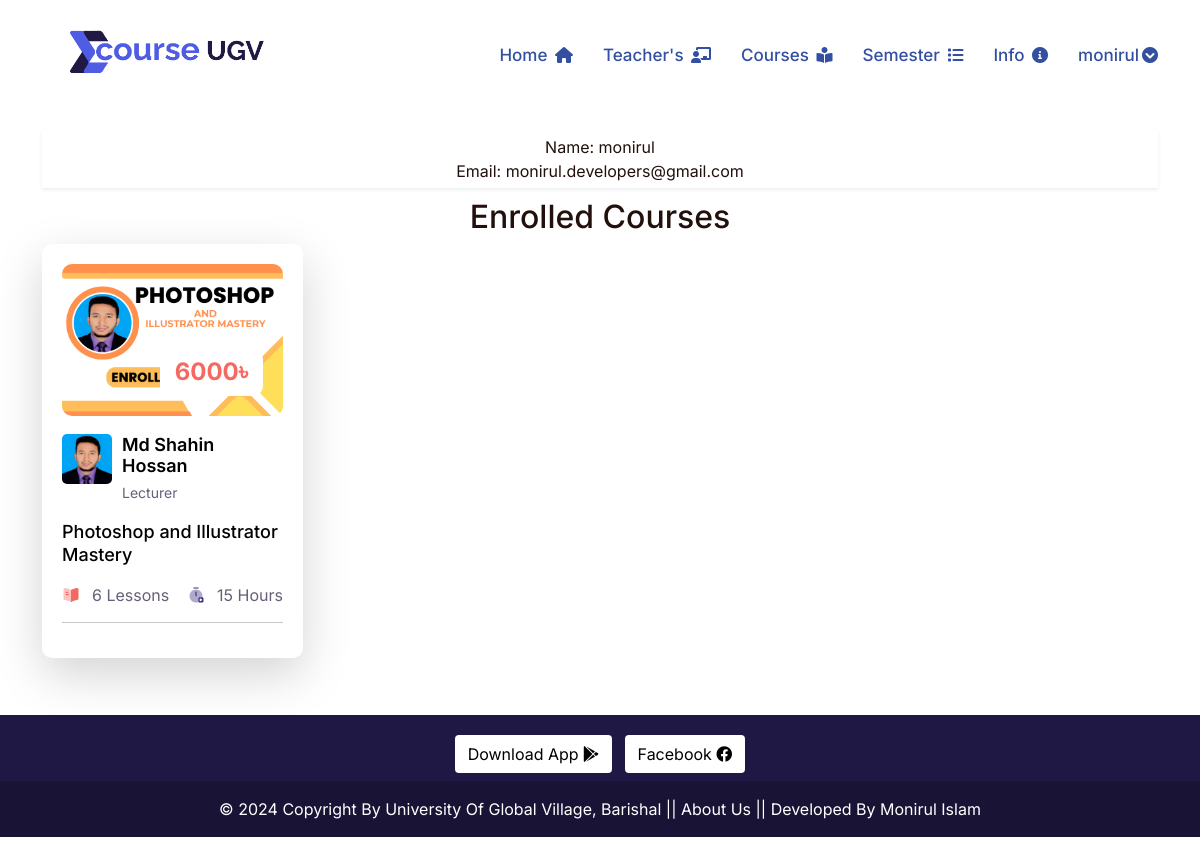
Before: /dashboard/ (signed in) with the older database file.
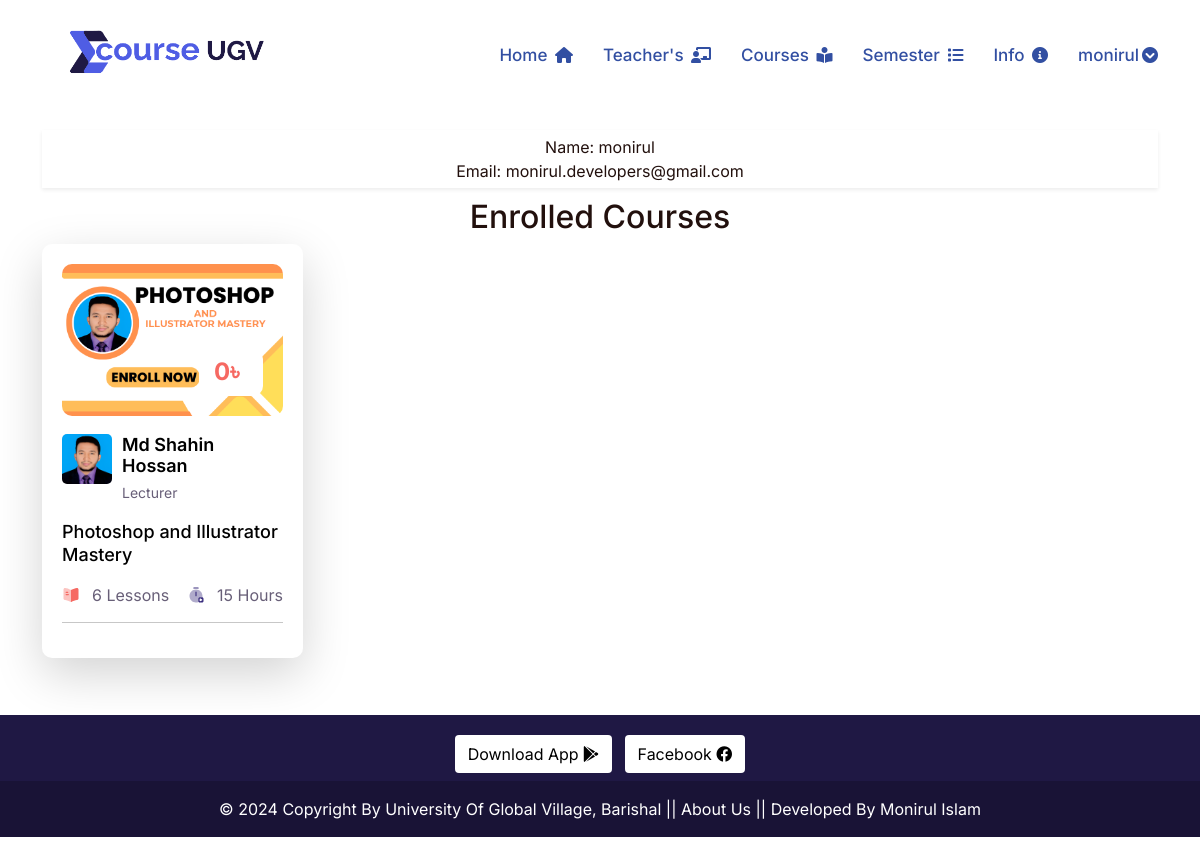
After: the same page with the newer database file.
### lms/models.py (models this page shows, shortened)
class Enrollment(models.Model):
    SEMESTER_CHOICES = [
        ('1', 'Semester 1'),
        ('2', 'Semester 2'),
        ('3', 'Semester 3'),
        ('4', 'Semester 4'),
        ('5', 'Semester 5'),
        ('6', 'Semester 6'),
        ('7', 'Semester 7'),
        ('8', 'Semester 8'),
    ]
    DEPARTMENT_CHOICES = [
        ('CSE', 'Computer Science and Engineering'),
        ('EEE', 'Electrical and Electronics Engineering'),
        ('CE', 'Civil Engineering'),
        ('ENGLISH', 'English'),
        ('BBA', 'Bachelor of Business Administration'),
        ('MECHANICAL', 'Mechanical Engineering'),
    ]
    user = models.ForeignKey(User, on_delete=models.CASCADE)
    course = models.ForeignKey(Course, on_delete=models.CASCADE)
    portal_screenshot =models.FileField(
        upload_to='portal_screenshot/',
        validators=[FileExtensionValidator(allowed_extensions=['png','jpeg','jpg','gif','heif','heic'])]
    )
    student_id = models.CharField(max_length=20)
    transaction_id = models.CharField(max_length=50, unique=True)
    phone_regex = RegexValidator(
        regex=r'^\+?1?\d{9,15}$',  # Example regex for international phone numbers
        message="Phone number must be entered in the format: '+880 1XXX NNNNNN'. Up to 15 digits allowed."
    )
    phone_number = models.CharField(validators=[phone_regex], max_length=15, blank=True, null=True)
    name = models.CharField(max_length=100)
    department = models.CharField(max_length=50, choices=DEPARTMENT_CHOICES)
    semester = models.CharField(max_length=20, choices=SEMESTER_CHOICES)
    approved = models.BooleanField(default=False)
    batch_no = models.PositiveIntegerField()
    created_date = models.DateTimeField(auto_now_add=True)
    course_price = models.DecimalField(max_digits=10, decimal_places=2, blank=True, null=True)

class Course(models.Model):
    ADVANCED = 'Advanced'
    INTERMEDIATE = 'Intermediate'
    BASIC = 'Basic'
    SKILL_CHOICES = [
        (ADVANCED,'Advanced'),
        (INTERMEDIATE,'Intermediate'),
        ( BASIC ,'Basic'),
    ]
    BANGLA = 'Bangla'
    ENGLISH = 'English'
    LANGUAGE_CHOOSE = [
        (BANGLA ,'Bangla'),
        (ENGLISH ,'English'),
    ]
    author = models.ForeignKey(Author, related_name='course_author', on_delete=models.CASCADE)
    category = models.ForeignKey(Category, related_name='course_category', on_delete=models.CASCADE)
    title = models.CharField(max_length=300, unique=True)
    slug = models.SlugField( max_length=350, null=True, blank=True)
    duration = models.PositiveIntegerField(default=0)
    skill_level = models.CharField(max_length=50, choices=SKILL_CHOICES, default=BASIC)
    language = models.CharField(max_length=20, choices=LANGUAGE_CHOOSE, default=BANGLA)
    course_details = RichTextField()
    banner = models.ImageField(
        upload_to='courses_banner/',
        validators=[FileExtensionValidator(allowed_extensions=['jpg', 'jpeg', 'png'])]
        )
    price = models.PositiveIntegerField(default=0)
    created_date = models.DateTimeField(auto_now_add=True)

class Author(models.Model):
    name = models.CharField(max_length=100, unique=True)
    image = models.ImageField(
        upload_to='author_images/',
        validators=[FileExtensionValidator(allowed_extensions=['jpg', 'jpeg', 'png'])]
        )
    designation = models.CharField(max_length=150)
    phone_regex = RegexValidator(
        regex=r'^\+?1?\d{9,15}$',  # Example regex for international phone numbers
        message="Phone number must be entered in the format: '+880 1XXX NNNNNN'. Up to 15 digits allowed."
    )
    phone_number = models.CharField(validators=[phone_regex], max_length=16, blank=True, null=True)
    email =models.EmailField(max_length=50)
    slug = models.SlugField(null=True, blank=True)

### lms/views.py (the view)
# urls.py: path('dashboard/', dashboard, name='dashboard'),
@login_required(login_url='login')
def dashboard(request):
    user_enrollments = Enrollment.objects.filter(user=request.user, approved=True)
    return render(request, 'dashboard.html', {'user_enrollments': user_enrollments})

### lms/context_processors.py (called while the page is built)
def get_all_categories(request):
    categories = Category.objects.all()
    category_counts = []
    for category in categories:
        course_count = Course.objects.filter(category=category).count()
        if course_count > 0:  # Only include non-empty categories
            category_counts.append({'category': category, 'course_count': course_count})
    context = {
        "categories":categories,
        "category_counts": category_counts,
    }
    return context

def siteinfo(request):
    siteinfo = SiteInfo.objects.all()
    context ={
        'siteinfo': siteinfo,
    }
    return context

### templates/dashboard.html (shortened to what this page needs)
{% extends 'base.html' %}
{% load static %}
{% block content %}
<div class="container " style="margin-top: 130px; list-style: none;">
  <div class="shadow-sm" style="padding: 5px; text-align: center;">
    <li>Name: {{request.user.username}}</li>
    <li>Email: {{request.user.email}}</li>
  </div>
 <section>
    <h1 style="text-align: center; margin-top:10px;">Enrolled Courses</h1>
    <div class="row ">
        {% if user_enrollments %}
        <ul>
            <div class="row">
            {% for enrollment in user_enrollments reversed %}
             <div class="col-lg-3 ">
                <div class="course-box d-flex aos" data-aos="fade-up">
                    <div class="product shadow-lg">
                    <div class="product-img">
                        <a href="{% url 'course_playlist' course_slug=enrollment.course.slug %}">
                        <img
                            class="img-fluid"
                            alt
                            src="{{enrollment.course.banner.url}}"
                        />
                        </a>
                        <div class="price">
                        <h3>{{enrollment.course.price}}&#2547;</h3>
                        </div>
                    </div>
                    <div class="product-content">
                        <div class="course-group d-flex">
                        <div class="course-group-img d-flex">
                            {% if enrollment.course.author.slug %}
                                <a href="{% url 'author_details' enrollment.course.author.slug %}">
                                    <img src="{{ enrollment.course.author.image.url }}" alt="{{ enrollment.course.author.name }}" class="img-fluid" />
                                </a>
                                <div class="course-name">
                                    <h4>
                                        <a href="{% url 'author_details' enrollment.course.author.slug %}">{{ enrollment.course.author.name }}</a>
                                    </h4>
                                    <p>{{ enrollment.course.author.designation }}</p>
                                </div>
                            {% endif %}
                        </div>
                    </div>
                        <h3 class="title instructor-text">
                        <a href="{% url 'course_playlist' course_slug=enrollment.course.slug %}"
                            >{{enrollment.course.title}}</a
                        >
                        </h3>
                        <div class="course-info d-flex align-items-center">
                        <div class="rating-img d-flex align-items-center">
                            <img
                            src="{% static 'assets/img/icon/icon-01.svg' %}"
                            alt
                            />
                            <p>{{enrollment.course.videos.all.count }} Lessons </p>
                        </div>
                        <div class="course-view d-flex align-items-center">
                            <img
                            src="{% static 'assets/img/icon/icon-02.svg' %}"
                            alt
                            />
                            <p>{{enrollment.course.duration}} Hours</p>
                        </div>
                        </div>
                    </div>
                    </div>
                </div>
            </div>
            {% endfor %}
        </div>
          </ul>
        {% else %}
          <p>You are not currently enrolled in any courses.</p>
        {% endif %}
      </div>
 </section>
</div>
{% endblock content %}

Changed rows visible on the page:
changed through a linked row, Enrollment "Md Shahin Hossan": course.price "6000" → "0"
